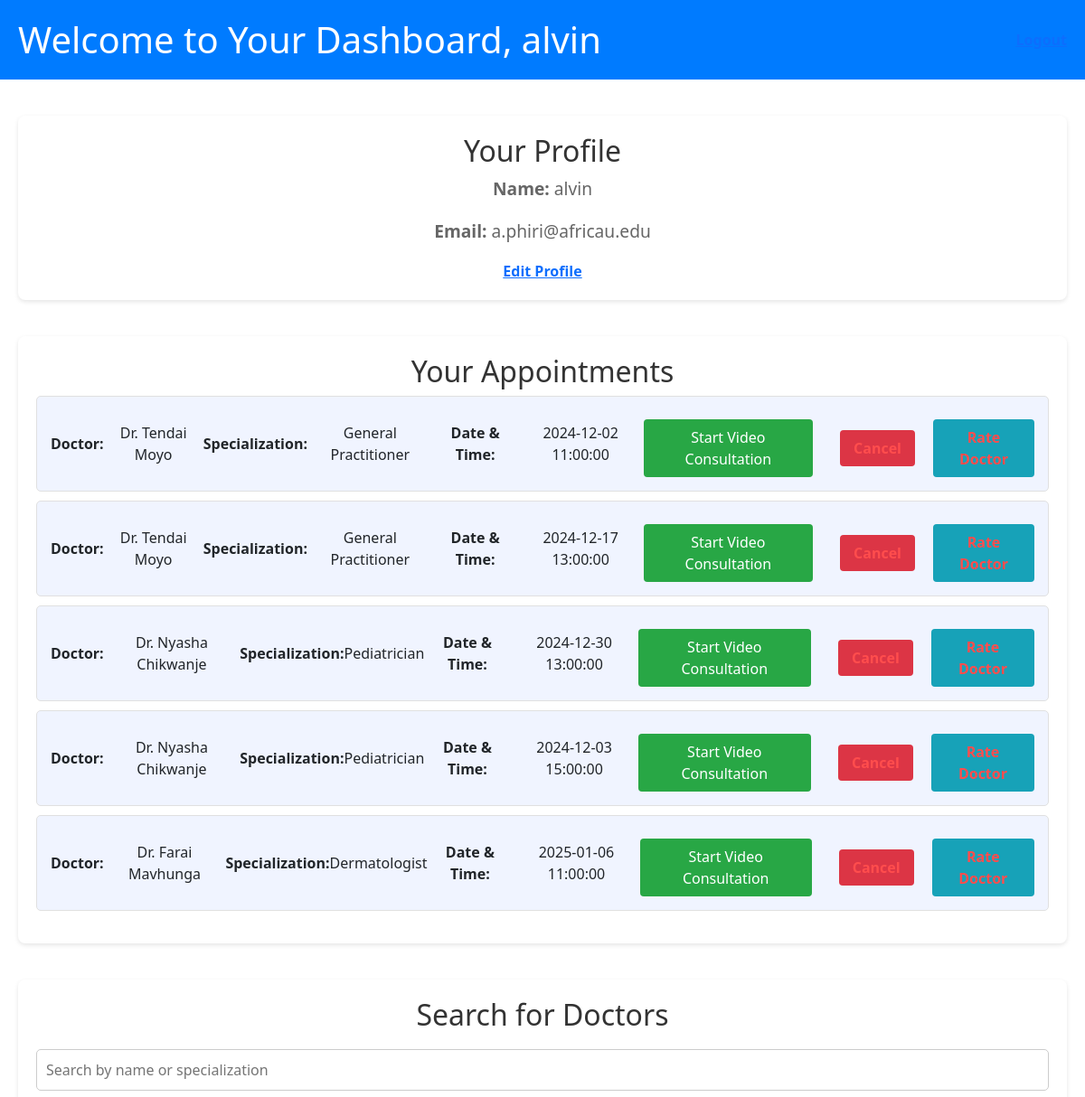
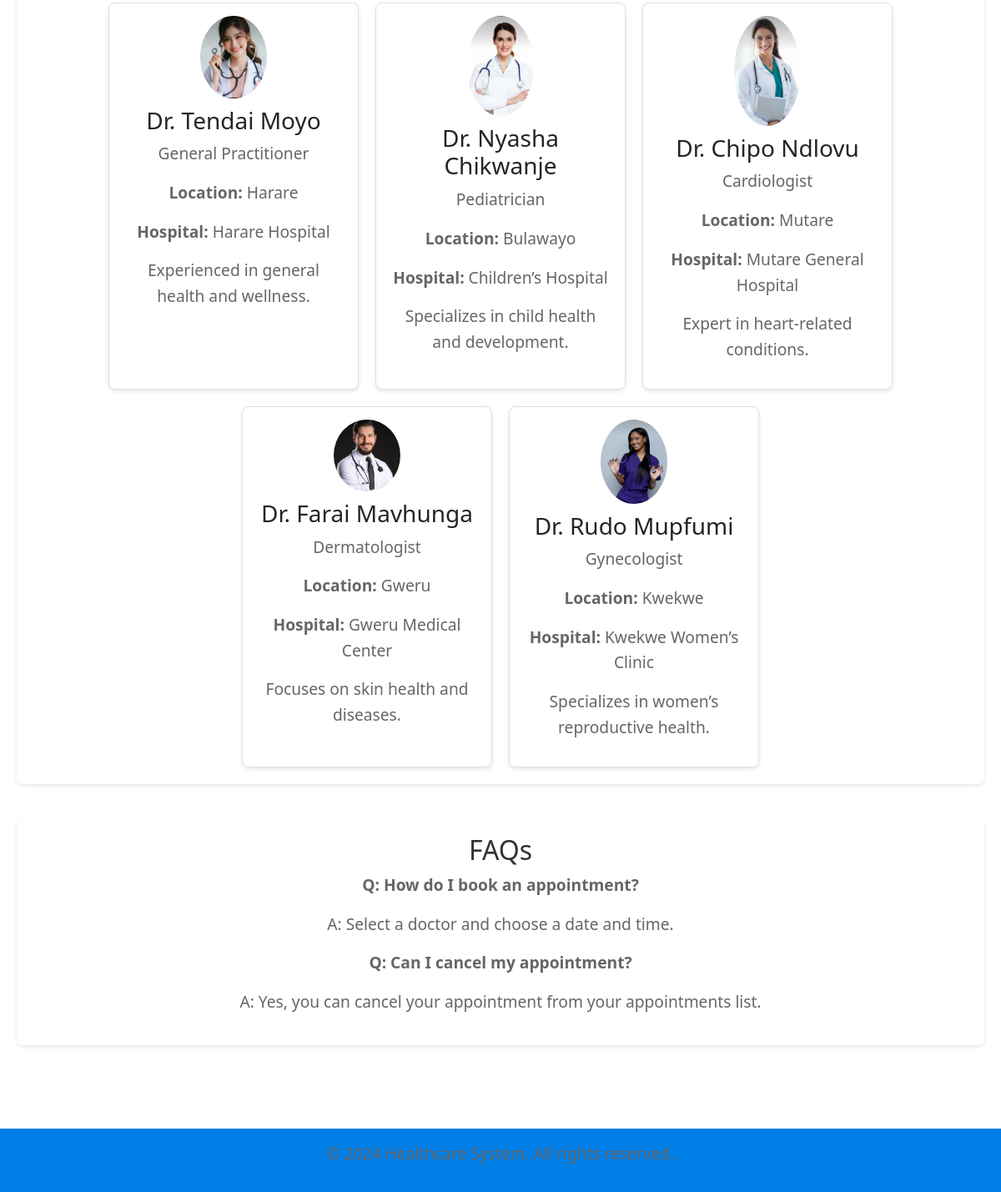
Screenshot of /user_dashboard.php (signed in) with the database file from the repository (2 pictures, top to bottom).
### tables this page shows
CREATE TABLE `users` (
  `user_id` int(11) NOT NULL,
  `username` varchar(50) NOT NULL,
  `password` varchar(255) NOT NULL,
  `email` varchar(100) NOT NULL,
  `created_at` timestamp NOT NULL DEFAULT current_timestamp(),
  `name` varchar(50) NOT NULL,
  `is_admin` tinyint(1) DEFAULT 0
);

CREATE TABLE `appointments` (
  `appointment_id` int(11) NOT NULL,
  `user_id` int(11) NOT NULL,
  `doctor_id` int(11) NOT NULL,
  `appointment_date` datetime NOT NULL,
  `status` enum('confirmed','cancelled') DEFAULT 'confirmed',
  `created_at` timestamp NOT NULL DEFAULT current_timestamp()
);

CREATE TABLE `doctors` (
  `id` int(11) NOT NULL,
  `name` varchar(100) NOT NULL,
  `email` varchar(100) NOT NULL,
  `password` varchar(255) NOT NULL,
  `specialization` varchar(100) DEFAULT NULL,
  `location` varchar(100) DEFAULT NULL,
  `hospital` varchar(100) DEFAULT NULL,
  `description` text DEFAULT NULL,
  `picture` varchar(255) DEFAULT NULL,
  `created_at` timestamp NOT NULL DEFAULT current_timestamp()
);

### user_dashboard.php (the view, shortened to what this page needs)
<?php
include 'db.php';
$user_id = $_SESSION['user_id'];
$stmt = $conn->prepare("SELECT name, email, is_admin FROM users WHERE user_id = ?");
$stmt->bind_param("i", $user_id);
$stmt->execute();
$stmt->bind_result($user_name, $user_email, $is_admin);
$doctors = [];
$stmt = $conn->prepare("SELECT id, name, specialization, location, hospital, description, picture FROM doctors");
$stmt->execute();
$stmt->bind_result($doctor_id, $doctor_name, $specialization, $location, $hospital, $description, $picture);
while ($stmt->fetch()) {
    $doctors[] = [
        'id' => $doctor_id,
        'name' => $doctor_name,
        'specialization' => $specialization,
        'location' => $location,
        'hospital' => $hospital,
        'description' => $description,
        'picture' => $picture
    ];
}
$appointments = [];
$stmt = $conn->prepare("SELECT appointment_id, a.appointment_date, a.status, d.name, d.specialization FROM appointments a JOIN doctors d ON a.doctor_id = d.id WHERE a.user_id = ?");
$stmt->bind_param("i", $user_id);
$stmt->execute();
$stmt->bind_result($appointment_id, $appointment_date, $status, $doctor_name, $doctor_specialization);
while ($stmt->fetch()) {
    $appointments[] = [
        'id' => $appointment_id,
        'date' => $appointment_date,
        'status' => $status,
        'doctor_name' => $doctor_name,
        'specialization' => $doctor_specialization
    ];
}
?>
<!DOCTYPE html>
<html lang="en">
<head>
    <link rel="stylesheet" href="style.css">
    <link href="https://cdn.jsdelivr.net/npm/bootstrap@5.1.3/dist/css/bootstrap.min.css" rel="stylesheet">
</head>
<body>
    <header>
        <h1>Welcome to Your Dashboard, <?= htmlspecialchars($user_name) ?></h1>
        <a href="logout.php">Logout</a>
    </header>
    <main>
        <section>
            <h2>Your Profile</h2>
            <p><strong>Name:</strong> <?= htmlspecialchars($user_name) ?></p>
            <p><strong>Email:</strong> <?= htmlspecialchars($user_email) ?></p>
            <a href="edit_profile.php">Edit Profile</a>
        </section>
        <section>
            <h2>Your Appointments</h2>
            <div id="appointments">
                <?php if (count($appointments) > 0): ?>
                    <ul>
                        <?php foreach ($appointments as $appointment): ?>
                            <li>
                                <strong>Doctor:</strong> <?= htmlspecialchars($appointment['doctor_name']) ?> <br>
                                <strong>Specialization:</strong> <?= htmlspecialchars($appointment['specialization']) ?> <br>
                                <strong>Date & Time:</strong> <?= htmlspecialchars($appointment['date']) ?>
                                <div class="appointment-actions">
                                    <?php if ($appointment['status'] === 'confirmed'): ?>
                                        <button onclick="startVideoChat(<?= $appointment['id'] ?>, '<?= $appointment['doctor_name'] ?>')" class="video-chat-btn">Start Video Consultation</button>
                                    <?php endif; ?>
                                    <a href="cancel_appointment.php?id=<?= $appointment['id'] ?>" class="btn-cancel">Cancel</a>
                                    <a href="rate_doctor.php?id=<?= $appointment['id'] ?>" class="btn-rate">Rate Doctor</a>
                                </div>
                            </li>
                        <?php endforeach; ?>
                    </ul>
                <?php else: ?>
                    <p>No appointments booked yet.</p>
                <?php endif; ?>
            </div>
        </section>
        <section>
            <h2>Search for Doctors</h2>
            <input type="text" id="search" placeholder="Search by name or specialization" onkeyup="searchDoctors()">
            <div class="doctor-list" id="doctor-list">
                <?php foreach ($doctors as $doctor): ?>
                    <div class="doctor-card" onclick="window.location.href='doctor_profile.php?id=<?= $doctor['id'] ?>'">
                        <img src="<?= htmlspecialchars($doctor['picture']) ?>" alt="<?= htmlspecialchars($doctor['name']) ?>" class="doctor-image">
                        <h3><?= htmlspecialchars($doctor['name']) ?></h3>
                        <p><?= htmlspecialchars($doctor['specialization']) ?></p>
                        <p><strong>Location:</strong> <?= htmlspecialchars($doctor['location']) ?></p>
                        <p><strong>Hospital:</strong> <?= htmlspecialchars($doctor['hospital']) ?></p>
                        <p><?= htmlspecialchars($doctor['description']) ?></p>
                    </div>
                <?php endforeach; ?>
            </div>
        </section>
        <section>
            <h2>FAQs</h2>
            <p><strong>Q: How do I book an appointment?</strong></p>
            <p>A: Select a doctor and choose a date and time.</p>
            <p><strong>Q: Can I cancel my appointment?</strong></p>
            <p>A: Yes, you can cancel your appointment from your appointments list.</p>
        </section>
    </main>
    <footer>
        <p>&copy; 2024 Healthcare System. All rights reserved.</p>
    </footer>
</body>
</html>

### style.css (style rules this page uses)
body { font-family: 'Arial', sans-serif; background-color: #f7f9fc; margin: 0; padding: 0; }
header { background-color: #007bff; padding: 20px; display: flex; justify-content: space-between; align-items: center; }
header h1 { color: white; margin: 0; }
main { padding: 40px 20px; text-align: center; }
section { margin-bottom: 40px; background: white; padding: 20px; border-radius: 8px; box-shadow: 0 2px 5px rgba(0, 0, 0, 0.1); }
h2 { color: #333; font-size: 1.8em; margin-bottom: 20px; }
p { color: #666; font-size: 1.2em; line-height: 1.6; }
a { color: #007ee5; text-decoration: none; font-weight: bold; }
#appointments ul { list-style: none; padding: 0; }
#appointments li { background: #f0f4ff; border: 1px solid #e0e0e0; border-radius: 5px; padding: 15px; margin-bottom: 10px; display: flex; justify-content: space-between; align-items: center; }
#appointments li a { margin-left: 10px; color: #ff4d4d; }
.doctor-list { display: flex; flex-wrap: wrap; justify-content: center; gap: 20px; }
.doctor-card { background: white; border: 1px solid #e0e0e0; border-radius: 8px; padding: 15px; width: 300px; box-shadow: 0 2px 5px rgba(0, 0, 0, 0.1); transition: transform 0.2s; cursor: pointer; }
.doctor-image { width: 80px; height: auto; border-radius: 50%; margin-bottom: 10px; }
input[type="text"] { width: 100%; padding: 10px; border: 1px solid #ccc; border-radius: 5px; margin-top: 10px; font-size: 1em; }
footer { text-align: center; padding: 15px; background-color: #007ee5; color: white; position: relative; bottom: 0; width: 100%; margin-top: 20px; }
h2 { margin-bottom: 20px; }
input[type="text"], input[type="email"], input[type="password"] { width: 100%; padding: 10px; margin-bottom: 10px; border: 1px solid #ccc; border-radius: 5px; font-size: 16px; }
.video-chat-btn { background-color: #28a745; color: white; padding: 8px 15px; border: none; border-radius: 4px; cursor: pointer; margin-right: 10px; transition: background-color 0.3s; }
.appointment-actions { display: flex; gap: 10px; margin-top: 10px; align-items: center; }
.btn-cancel, .btn-rate { padding: 8px 15px; border: none; border-radius: 4px; text-decoration: none; transition: background-color 0.3s; }
.btn-cancel { background-color: #dc3545; color: white; }
.btn-rate { background-color: #17a2b8; color: white; }

### rows the page displays
users: name "alvin", email "a.phiri@africau.edu"
appointments: doctor.name "Dr. Tendai Moyo", doctor.specialization "General Practitioner", appointment_date "2024-12-02 11:00:00"
appointments: doctor.name "Dr. Tendai Moyo", doctor.specialization "General Practitioner", appointment_date "2024-12-17 13:00:00"
appointments: doctor.name "Dr. Nyasha Chikwanje", doctor.specialization "Pediatrician", appointment_date "2024-12-30 13:00:00"
appointments: doctor.name "Dr. Nyasha Chikwanje", doctor.specialization "Pediatrician", appointment_date "2024-12-03 15:00:00"
appointments: doctor.name "Dr. Farai Mavhunga", doctor.specialization "Dermatologist", appointment_date "2025-01-06 11:00:00"
doctors: picture (picture), name "Dr. Tendai Moyo", specialization "General Practitioner", location "Harare", hospital "Harare Hospital", description "Experienced in general health and wellness."
doctors: picture (picture), name "Dr. Nyasha Chikwanje", specialization "Pediatrician", location "Bulawayo", hospital "Children’s Hospital", description "Specializes in child health and development."
doctors: picture (picture), name "Dr. Chipo Ndlovu", specialization "Cardiologist", location "Mutare", hospital "Mutare General Hospital", description "Expert in heart-related conditions."
doctors: picture (picture), name "Dr. Farai Mavhunga", specialization "Dermatologist", location "Gweru", hospital "Gweru Medical Center", description "Focuses on skin health and diseases."
doctors: picture (picture), name "Dr. Rudo Mupfumi", specialization "Gynecologist", location "Kwekwe", hospital "Kwekwe Women’s Clinic", description "Specializes in women’s reproductive health."
